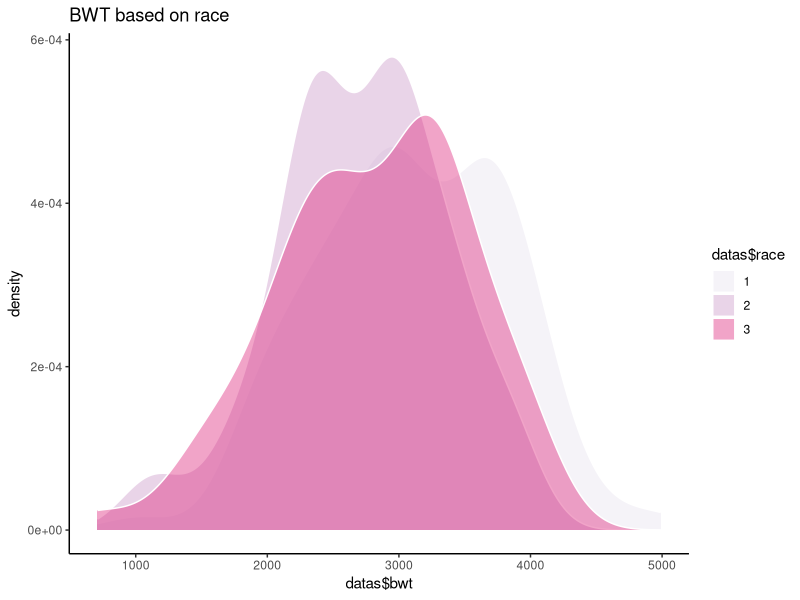
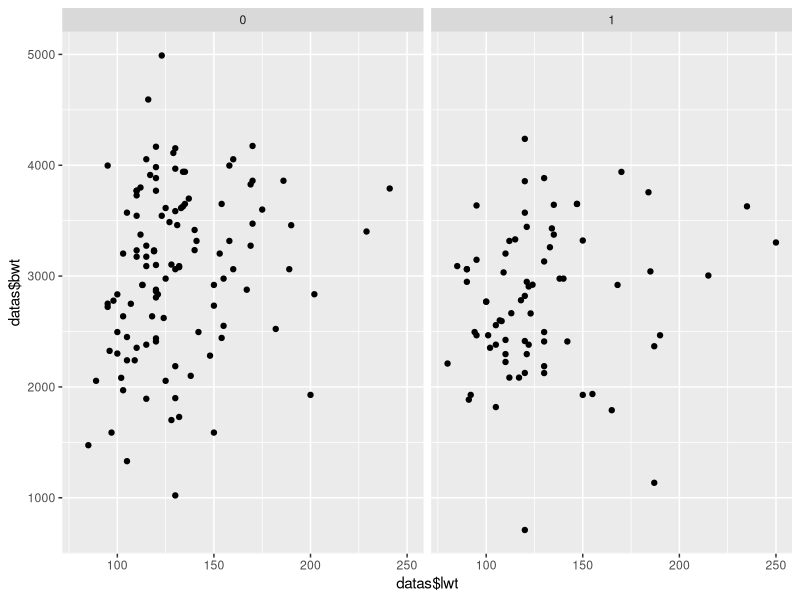
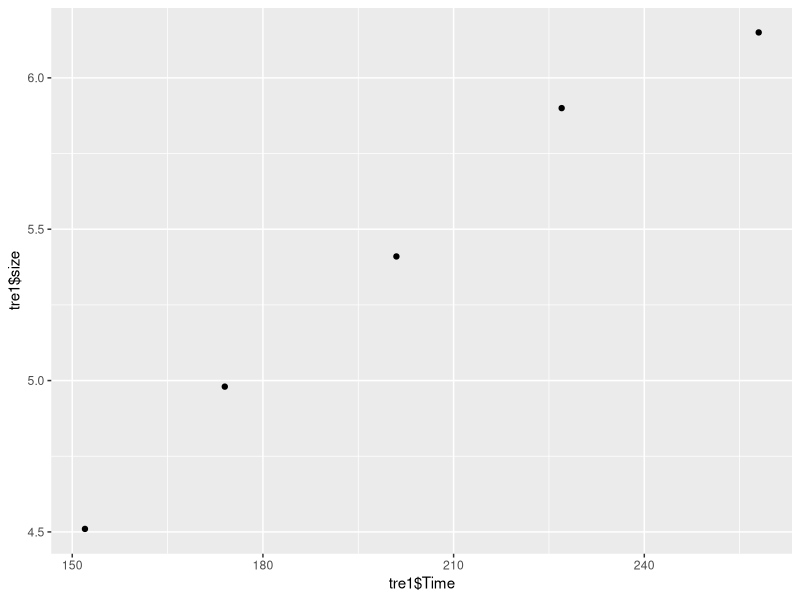
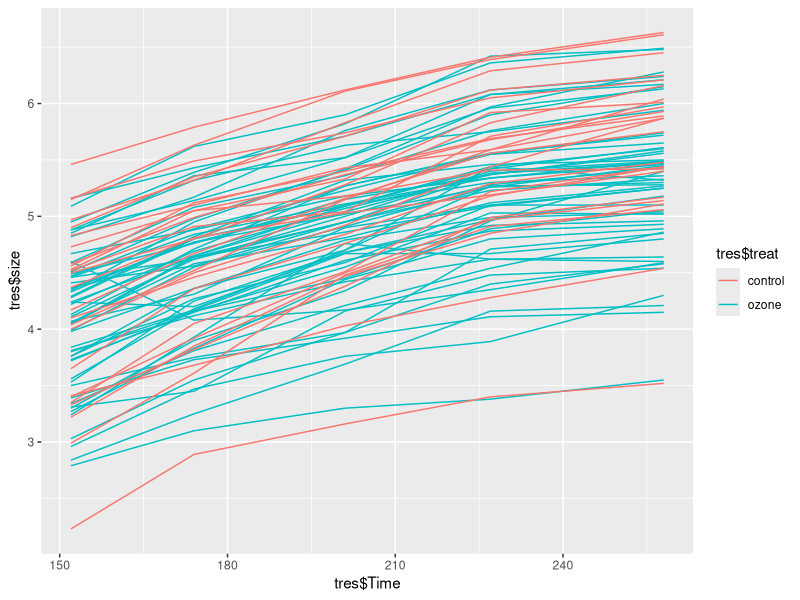

Write R code to recreate these figures, in order.
#Tanveer Bariana
#Homework 7
#1_____________________________________________________________
library(MASS)
library(ggplot2)
datas <- birthwt
head(datas)
str(datas)
?birthwt
#a_____________________________
datas$race <- as.factor(datas$race)
datas$ftv< - factor(datas$ftv)
p1 <- ggplot(data = datas, aes(x = datas$bwt))
p2 = p1 + ggtitle("BWT based on race")
p3 = p2 + geom_density(aes(group = datas$race, fill = datas$race), color = 'white', alpha = 0.4)
p4 = p3 + theme_classic() + scale_fill_brewer(palette = "PuRd")
p4
#b______________________________
p11 <- ggplot(data = datas, aes(x = datas$lwt, y = datas$bwt))
p11 + facet_grid(. ~ smoke) + geom_point()

#2______________________________________________________
tres<- Sitka
str(tres)
tim<- tres[tres$tree==1,]
#a______________________________
tre1 <- tres[tres$tree == 1,]
p21<- ggplot(data =  tre1, aes(x =  tre1$Time, y =  tre1$size)) + geom_point()
p21
#b_______________________________
p22 <- ggplot(data = tres, aes(x = tres$Time, y = tres$size, color = tres$treat)) + geom_line(aes(group= tres$tree))
p22
#c_______________________________
#based on teh last graph ther eseems to be no difference in teh growth pattern between the two conditions 